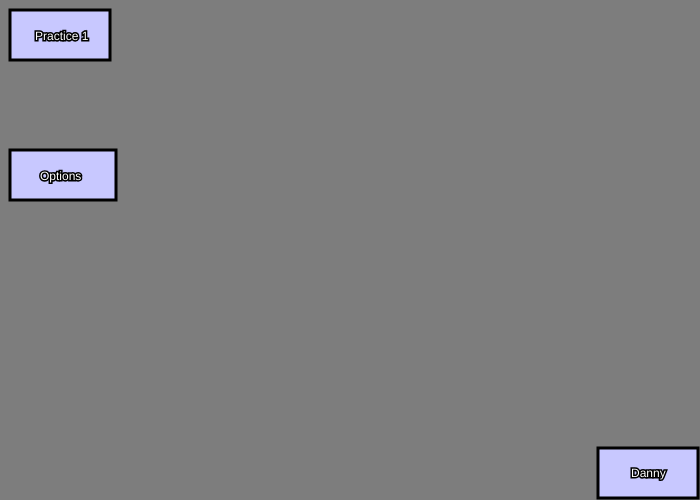
Frame 1 (no input)
Frame 60 (no input): identical to frame 1, image omitted
Frame 120 (the mouse pressed at the canvas centre since frame 60): identical to frame 1, image omitted

The p5.js sketch that drew this single still picture (run headless with seeded random() and noise() and a simulated clock; from frame 60 on, the mouse is pressed at the canvas centre):

// p5.js sketch
// ── sketch.js
var button2X;
var button2Y;

function setup()
{
  createCanvas(700,500);
  button2X = 10;
  button2Y = 150;


}

function draw()
{
	background(125,125,125)


	if (mouseX > 10 && mouseX < 10 + 100 && mouseY > 10 && mouseY < 10+50)
	{
		fill(255,200,0);
		stroke(0,0,0);
		strokeWeight(3);
		rect(10,10,100,50);
	}
	else
	{
		fill(200,200,255);
		stroke(0,0,0);
		strokeWeight(3);
		rect(10,10,100,50);
	}

	fill(255,255,255);
	stroke(0,0,0);
	textSize(12);
	text("Practice 1",35,40);

  //Task 1 - Creating a new button in the middle with my first name on it.
  //For x-value, 1 and 598 are the closest coordinates the rectangle can get to the left side and right side respectively without compromising strokeweight.
  //For y-value, 1 and 448 are the closest coordinates the rectangle can get to the top and bottom respectively without compromising strokewright.
	if (mouseX > 598 && mouseX < 598+100 && mouseY > 448 && mouseY < 448+50)
	{
		fill(0,0,255);
		stroke(0,0,0);
		strokeWeight(3);
		rect(598,448,100,50);
	}
	else
	{
		fill(200,200,255);
		stroke(0,0,0);
		strokeWeight(3);
		rect(598,448,100,50);
	}

	fill(255,255,255);
	stroke(0,0,0);
	textSize(12);
	text("Danny",598+33,448+29);


	fill(200,200,255);
	stroke(0,0,0);
	rect(button2X,button2Y,106,50);

	if (mouseX > button2X && mouseX < button2X + 100 && mouseY > button2Y && mouseY < button2Y+50)
	{
		fill(248,89,255);
		stroke(51,70,190);
		textSize(16);
		text("Options",button2X+30-5,button2Y+30+2);
	}
	else
	{
		fill(255,255,255);
		stroke(0,0,0);
		textSize(12);
		text("Options",button2X+30,button2Y+30);
	}

}
